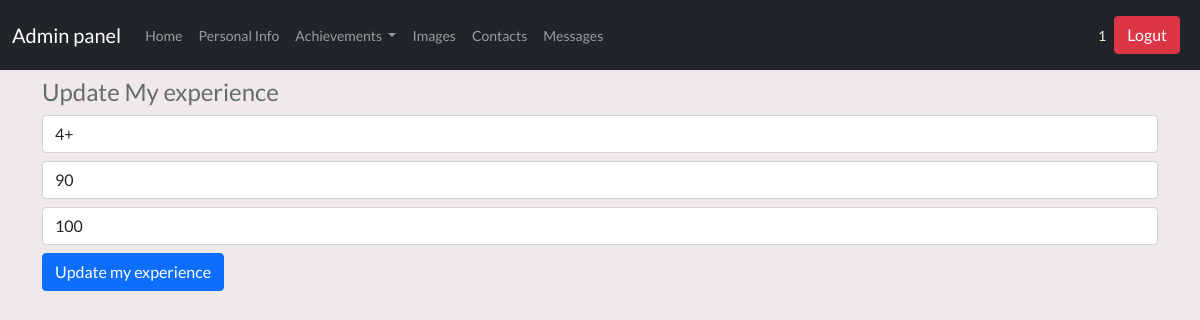
The app's page /updatemyexp/1 (signed in) with its own data.
### tables this page shows
CREATE TABLE user (
	id INTEGER NOT NULL, 
	username VARCHAR(20), 
	email VARCHAR(50), 
	password VARCHAR(80), 
	PRIMARY KEY (id), 
	UNIQUE (username), 
	UNIQUE (email)
);

CREATE TABLE myexperience (
	id INTEGER NOT NULL, 
	experience_year VARCHAR(50), 
	doneproject VARCHAR(50), 
	happycustomers VARCHAR(50), 
	PRIMARY KEY (id)
);

### controllers/admin/myexperience.py (the view, shortened to what this page needs)
@app.route('/updatemyexp/<int:id>', methods=["GET", "POST"])
def update_myexp(id):
    from run import db
    from models import Myexperience
    updatemyexp=Myexperience.query.get_or_404(id)
    return render_template ("/admin/updatemyexp.html", updatemyexp=updatemyexp)

### controllers/admin/main.py (called while the page is built)
@app.before_request
def before_request():
    g.user = current_user

### run.py (called while the page is built)
@login_manager.user_loader
def load_user(user_id):
    from models import User
    return User.query.get(user_id)

### templates/admin/updatemyexp.html
{% extends 'admin/dashboard.html' %} {% block content %}
<div class="container">
  <h4 class="my-2">Update My experience</h4>
  <form action="/updatemyexp/{{updatemyexp.id}}" method="POST">
    <input
      type="text"
      class="form-control my-2"
      name="experience_year"
      placeholder="Experience year"
      value="{{updatemyexp.experience_year}}"
    />
    <input
      type="text"
      class="form-control my-2"
      name="doneproject"
      placeholder="Done project"
      value="{{updatemyexp.doneproject}}"
    />
    <input
      type="text"
      class="form-control my-2"
      name="happycustomers"
      placeholder="Happy customers"
      value="{{updatemyexp.happycustomers}}"
    />
    <input type="submit" class="btn btn-primary" value="Update my experience" />
  </form>
</div>
{% endblock %}

### templates/admin/dashboard.html (shortened to what this page needs)
<!DOCTYPE html>
<html lang="en">
  <head>
    <link
      rel="stylesheet"
      href="https://cdnjs.cloudflare.com/ajax/libs/font-awesome/5.15.3/css/all.min.css"
    />
    <link
      href="{{ url_for('static', filename='bootstrap.min.css') }}"
      rel="stylesheet"
    />
    <link rel="stylesheet" href="/static/admin/css/style.css" />
  </head>
  <body>
    <nav class="navbar navbar-expand-lg navbar-dark bg-dark">
      <div class="container-fluid">
        {% if '/admin/dashboard' in request.path %}
        <span class="navbar-brand">Admin panel</span>
        {% else %}
        <a class="navbar-brand" href="/admin/dashboard">Admin panel</a>
        {% endif %}
        <div class="collapse navbar-collapse" id="navbarText">
          <ul class="navbar-nav me-auto mb-2 mb-lg-0">
            <li class="nav-item">
              <a
                class="nav-link {{'active' if '/admin/home' in request.path else  ''}}"
                aria-current="page"
                href="/admin/home"
                >Home</a
              >
            </li>
            <li class="nav-item">
              <a
                class="nav-link {{'active' if '/admin/persinfo' in request.path else  ''}}"
                href="/admin/persinfo"
                >Personal Info</a
              >
            </li>
            <li class="nav-item dropdown">
              <a
                class="nav-link dropdown-toggle"
                href="#"
                id="navbarScrollingDropdown"
                role="button"
                data-bs-toggle="dropdown"
                aria-expanded="false"
              >
                Achievements
              </a>
            </li>
            <li class="nav-item">
              <a
                class="nav-link {{'active' if '/admin/images' in request.path else  ''}}"
                href="/admin/images"
                >Images</a
              >
            </li>
            <li class="nav-item">
              <a
                class="nav-link {{'active' if '/admin/socialprof' in request.path else  ''}}"
                href="/admin/socialprof"
                >Contacts</a
              >
            </li>
            <li class="nav-item">
              <a
                class="nav-link {{'active' if '/admin/form' in request.path else  ''}}"
                href="/admin/form"
                >Messages</a
              >
            </li>
          </ul>
          <div class="d-flex align-items-center">
            <div style="color: beige">{{ current_user.username }}</div>
            <button
              class="btn btn-danger m-2"
              onclick="window.location.href = '/logout'"
            >
              Logut
            </button>
          </div>
        </div>
      </div>
    </nav>
    {% block content %} {% endblock %}
  </body>
</html>

### static/app/css/style.css (style rules this page uses)
body { font-family: Lato, serif, Calibri, Arial; font-size: 14px; background-color: #efe9e9; color: #656c6d; font-weight: 400; margin: 0; padding: 0; box-sizing: border-box; }

### records on screen
user: username "1"
myexperience: experience_year "4+", doneproject "90", happycustomers "100"
